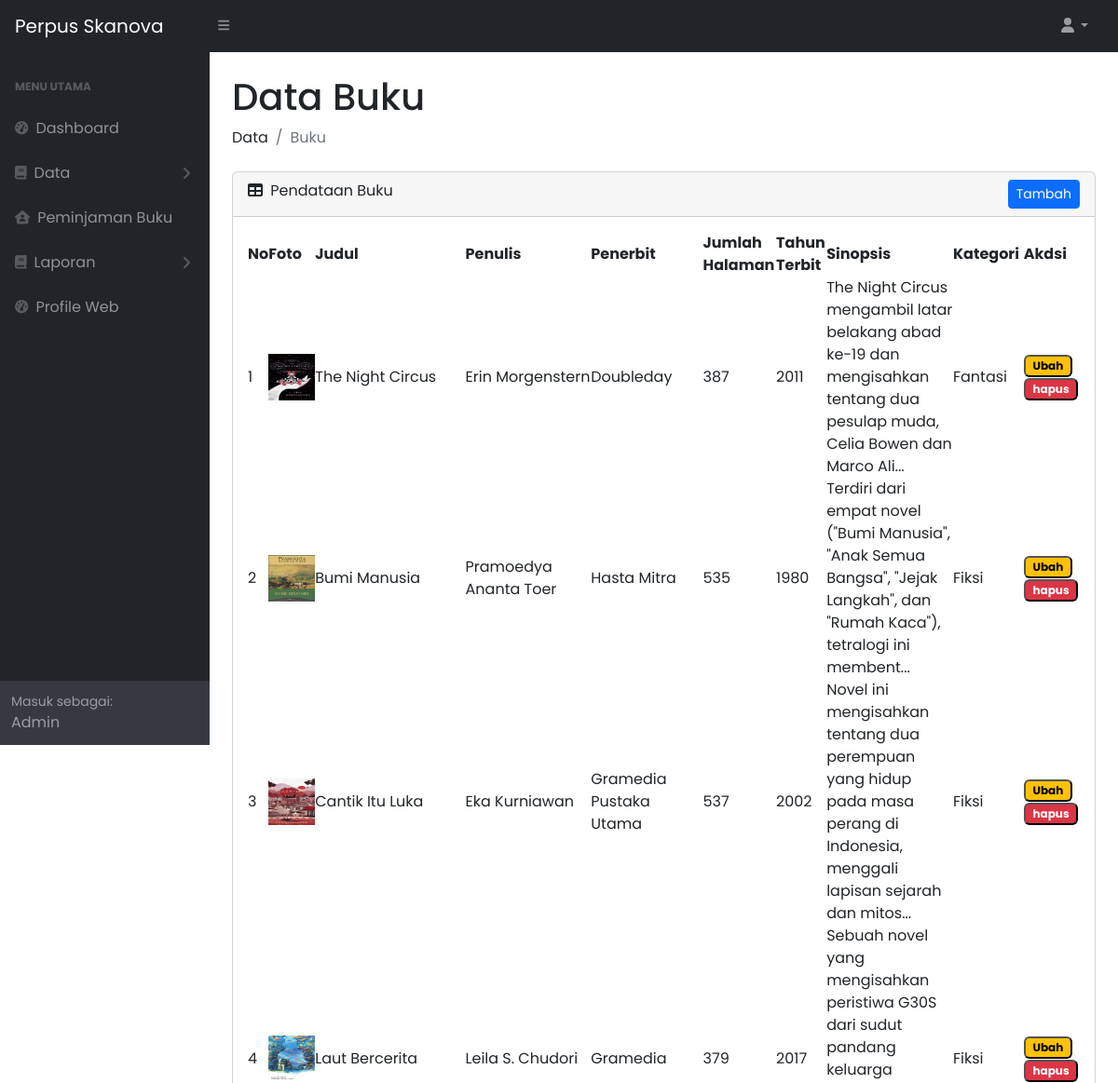
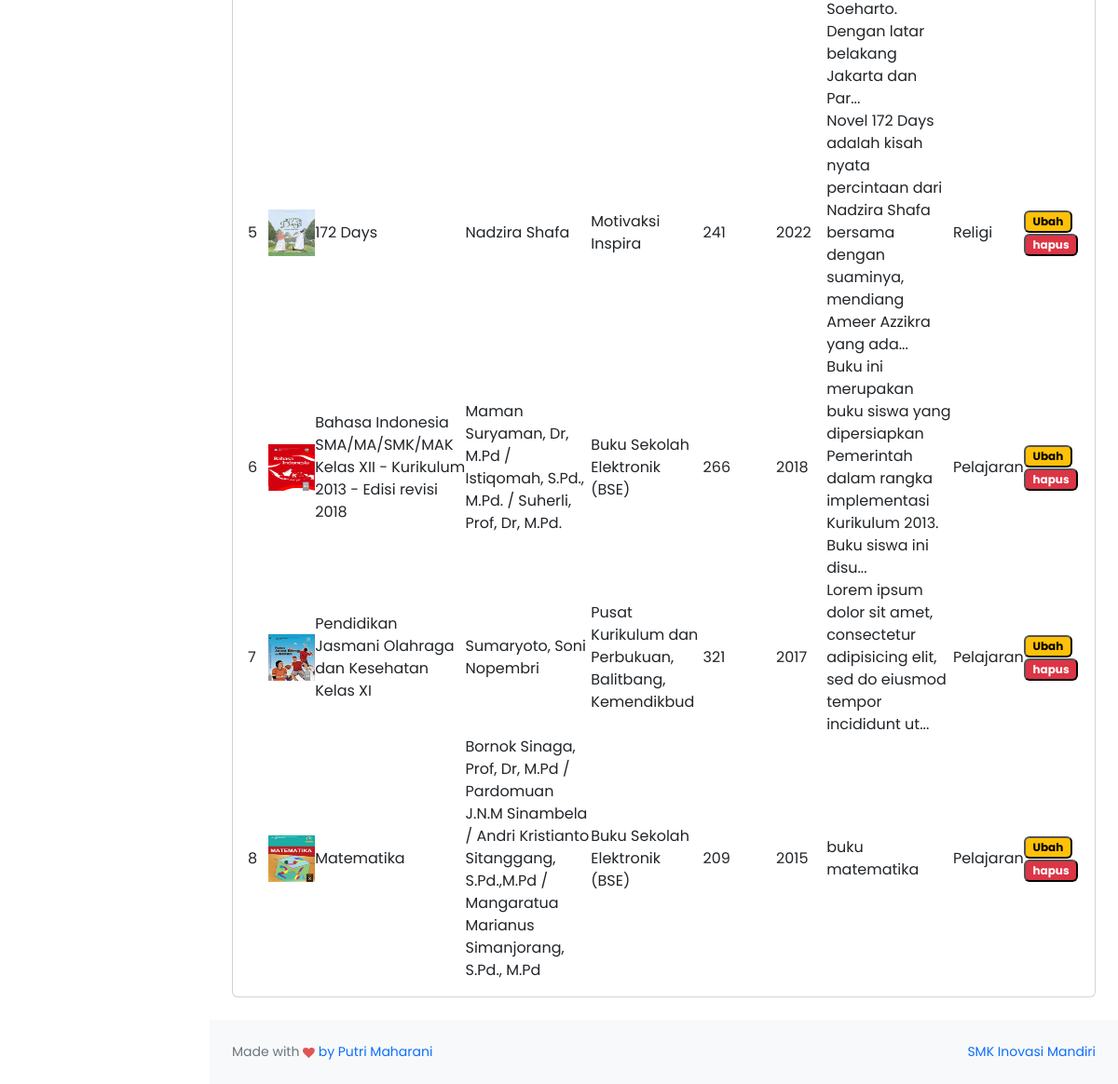
Page /admin/databuku.php (signed in) on the committed database (2 pictures, top to bottom).
### tables this page shows
CREATE TABLE `buku` (
  `id_buku` int(11) NOT NULL,
  `judul` varchar(255) NOT NULL,
  `foto` varchar(255) NOT NULL,
  `penulis` varchar(255) NOT NULL,
  `penerbit` varchar(255) NOT NULL,
  `sinopsis` text NOT NULL,
  `tahun_terbit` int(11) NOT NULL,
  `kategori` varchar(255) NOT NULL,
  `jumlah_halaman` int(11) NOT NULL,
  `tgl_masuk` date NOT NULL,
  `jml_buku` int(11) NOT NULL
);

### admin/databuku.php (the view, shortened to what this page needs)
<?php
include 'layout/header.php';
?>
<body class="sb-nav-fixed">
        <?php
        include 'layout/sidebar.php';
        ?>
        <div id="layoutSidenav_content">
            <main>
                <div class="container-fluid px-4">
                    <h1 class="mt-4">Data Buku</h1>
                    <ol class="breadcrumb mb-4">
                        <li class="breadcrumb-item">Data</li>
                        <li class="breadcrumb-item active">Buku</li>
                    </ol>
                  <?php if($_GET['id'] == 0) { ?>
                    <div class="card mb-4">
                        <div class="card-header">
                            <i class="fas fa-table me-1"></i>
                            Pendataan Buku
                            <button type="button" style="float: right;" class="btn btn-sm btn-primary" data-bs-toggle="modal" data-bs-target="#tambahBuku">
                            Tambah
                            </button>
                        </div>
                        <div class="card-body">
                            <table id="datatablesSimple">
                                <thead>
                                    <tr>
                                        <th>No</th>
                                        <th>Foto</th>
                                        <th>Judul</th>
                                        <th>Penulis</th>
                                        <th>Penerbit</th>
                                        <th>Jumlah Halaman</th>
                                        <th>Tahun Terbit</th>
                                        <th>Sinopsis</th>
                                        <th>Kategori</th>
                                        <th>Akdsi</th>
                                    </tr>
                                </thead>
                                <tbody>
                                <?php
                                $no = 1;
                                $tampil = mysqli_query($koneksi, "SELECT * FROM buku");
                                while ($loop = mysqli_fetch_array($tampil)) :
                                ?>
                                    <tr>
                                        <td><?= $no++ ?></td>
                                        <td><img src="../img/<?= $loop['foto'] ?>" style="width:50px; height:50px;" alt=""></td>
                                        <td><?= $loop['judul'] ?></td>
                                        <td><?= $loop['penulis'] ?></td>
                                        <td><?= $loop['penerbit'] ?></td>
                                        <td><?= $loop['jumlah_halaman'] ?></td>
                                        <td><?= $loop['tahun_terbit'] ?></td>
                                        <td>
                                            <?php if(strlen($loop['sinopsis']) >= 120) {
                                               echo substr($loop['sinopsis'], 0, 120) . '...';
                                             } else { ?>
                                                <?= $loop['sinopsis'] ?>
                                            <?php } ?>
                                        </td>
                                        <td><?= $loop['kategori'] ?></td>
                                        <td>
                                            <button type="button" class="badge text-bg-warning btn-sm" data-bs-toggle="modal" data-bs-target="#ubahBuku<?= $no ?>">Ubah</button>
                                            <button type="submit" name="hapus" class="badge text-bg-danger btn-sm" data-bs-toggle="modal" data-bs-target="#hapusPetugas<?= $no ?>">hapus</button>
                                        </td>
                                        </div>
                                    </tr>
                                <?php endwhile; ?>
                    <?php } ?>
<?php
include 'layout/footer.php';
?>

### rows in the picture
buku: foto (picture), judul "The Night Circus", penulis "Erin Morgenstern", penerbit "Doubleday", jumlah_halaman "387", tahun_terbit "2011", sinopsis "The Night Circus mengambil latar belakang abad ke-19 dan mengisahkan tentang dua pesulap muda, Celia Bowen dan Marco Ali", kategori "Fantasi"
buku: foto (picture), judul "Bumi Manusia", penulis "Pramoedya Ananta Toer", penerbit "Hasta Mitra", jumlah_halaman "535", tahun_terbit "1980", sinopsis "Terdiri dari empat novel (\"Bumi Manusia\", \"Anak Semua Bangsa\", \"Jejak Langkah\", dan \"Rumah Kaca\"), tetralogi ini membent", kategori "Fiksi"
buku: foto (picture), judul "Cantik Itu Luka", penulis "Eka Kurniawan", penerbit "Gramedia Pustaka Utama", jumlah_halaman "537", tahun_terbit "2002", sinopsis "Novel ini mengisahkan tentang dua perempuan yang hidup pada masa perang di Indonesia, menggali lapisan sejarah dan mitos", kategori "Fiksi"
buku: foto (picture), judul "Laut Bercerita", penulis "Leila S. Chudori", penerbit "Gramedia", jumlah_halaman "379", tahun_terbit "2017", sinopsis "Sebuah novel yang mengisahkan peristiwa G30S dari sudut pandang keluarga Soeharto. Dengan latar belakang Jakarta dan Par", kategori "Fiksi"
buku: foto (picture), judul "172 Days", penulis "Nadzira Shafa", penerbit "Motivaksi Inspira", jumlah_halaman "241", tahun_terbit "2022", sinopsis "Novel 172 Days adalah kisah nyata percintaan dari Nadzira Shafa bersama dengan suaminya, mendiang Ameer Azzikra yang ada", kategori "Religi"
buku: foto (picture), judul "Bahasa Indonesia SMA/MA/SMK/MAK Kelas XII - Kurikulum 2013 - Edisi revisi 2018", penulis "Maman Suryaman, Dr, M.Pd / Istiqomah, S.Pd., M.Pd. / Suherli, Prof, Dr, M.Pd.", penerbit "Buku Sekolah Elektronik (BSE)", jumlah_halaman "266", tahun_terbit "2018", sinopsis "Buku ini merupakan buku siswa yang dipersiapkan Pemerintah dalam rangka implementasi Kurikulum 2013. Buku siswa ini disu", kategori "Pelajaran"
buku: foto (picture), judul "Pendidikan Jasmani Olahraga dan Kesehatan Kelas XI", penulis "Sumaryoto, Soni Nopembri", penerbit "Pusat Kurikulum dan Perbukuan, Balitbang, Kemendikbud", jumlah_halaman "321", tahun_terbit "2017", sinopsis "Lorem ipsum dolor sit amet, consectetur adipisicing elit, sed do eiusmod tempor incididunt ut", kategori "Pelajaran"
buku: foto (picture), judul "Matematika", penulis "Bornok Sinaga, Prof, Dr, M.Pd / Pardomuan J.N.M Sinambela / Andri Kristianto Sitanggang, S.Pd.,M.Pd / Mangaratua Marianus Simanjorang, S.Pd., M.Pd", penerbit "Buku Sekolah Elektronik (BSE)", jumlah_halaman "209", tahun_terbit "2015", sinopsis "buku matematika", kategori "Pelajaran"

### other values in the picture
$_SESSION['role'] "Admin"
